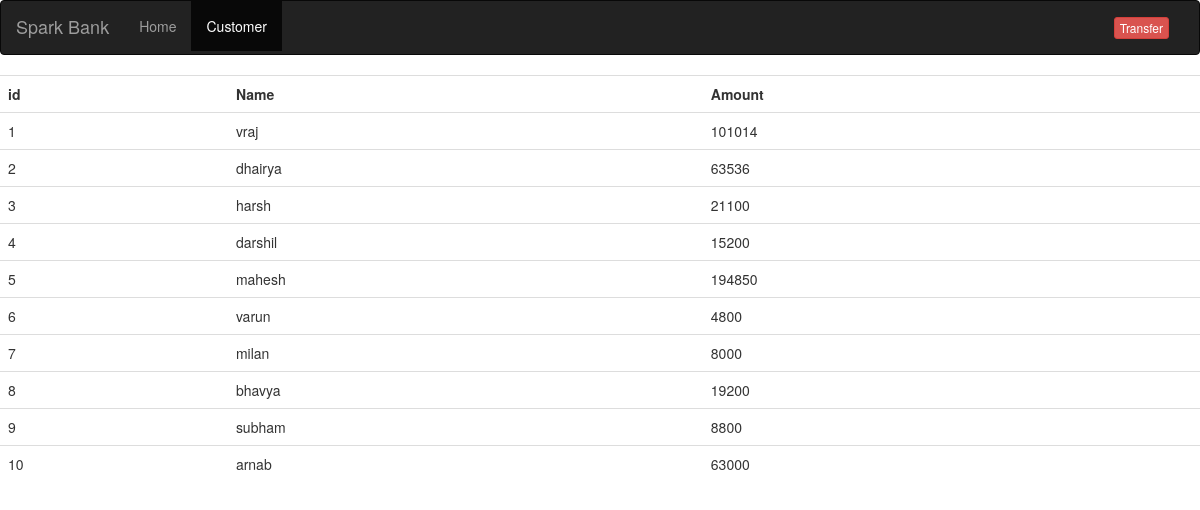
Page /customer on the committed database.
### tables this page shows
CREATE TABLE "customer" (
	"id"	INTEGER,
	"name"	TEXT NOT NULL,
	"balance"	INTEGER NOT NULL,
	PRIMARY KEY("id")
);

### main.py (the view)
@app.route('/customer',methods=['GET','POST'])
def customer(call=None):
    try:
        with sqlite3.connect('spark.db') as con:
            con.row_factory = sqlite3.Row
            cur = con.cursor()
            cur.execute('select * from customer')
            rows = cur.fetchall()
    except:
        return "error"
    return render_template("customer.html", rows=rows,call=call)

### templates/customer.html (shortened to what this page needs)
<!DOCTYPE html>
<html lang="en">
<head>
    <link rel="stylesheet" href="https://maxcdn.bootstrapcdn.com/bootstrap/3.4.1/css/bootstrap.min.css">
</head>
<body>
    <nav class="navbar navbar-inverse">
        <div class="container-fluid">
            <div class="navbar-header">
                <a class="navbar-brand" href="/">Spark Bank</a>
            </div>
            <div class="collapse navbar-collapse" id="myNavbar">
                <ul class="nav navbar-nav">
                    <li><a href="/">Home</a></li>
                    <li class="active"><a href="#">Customer</a></li>
                </ul>
                 <ul class="nav navbar-nav navbar-right">
                     <li><a href="#"><button type="button" class="btn btn-danger btn-xs" data-toggle="modal" data-target="#myModal">Transfer</button></a></li>
                </ul>
            </div>
        </div>
    </nav>
    <center>
        <div class="table-responsive">
        <table class="table">
        <tr>
            <th>id</th>
            <th>Name</th>
            <th>Amount</th>
        </tr>
            {% for row in rows %}
             <tr>
                 <form action="/edit_department" method="POST">
                    <td>{{ row['id'] }}</td>
                    <td>{{ row['name'] }}</td>
                    <td>{{ row['balance'] }}</td>
                 </form>
            </tr>
            {% endfor %}
        </table>
        </div>
    </center>
</body>
</html>

### rows in the picture
customer: id "1", name "vraj", balance "101014"
customer: id "2", name "dhairya", balance "63536"
customer: id "3", name "harsh", balance "21100"
customer: id "4", name "darshil", balance "15200"
customer: id "5", name "mahesh", balance "194850"
customer: id "6", name "varun", balance "4800"
customer: id "7", name "milan", balance "8000"
customer: id "8", name "bhavya", balance "19200"
customer: id "9", name "subham", balance "8800"
customer: id "10", name "arnab", balance "63000"
